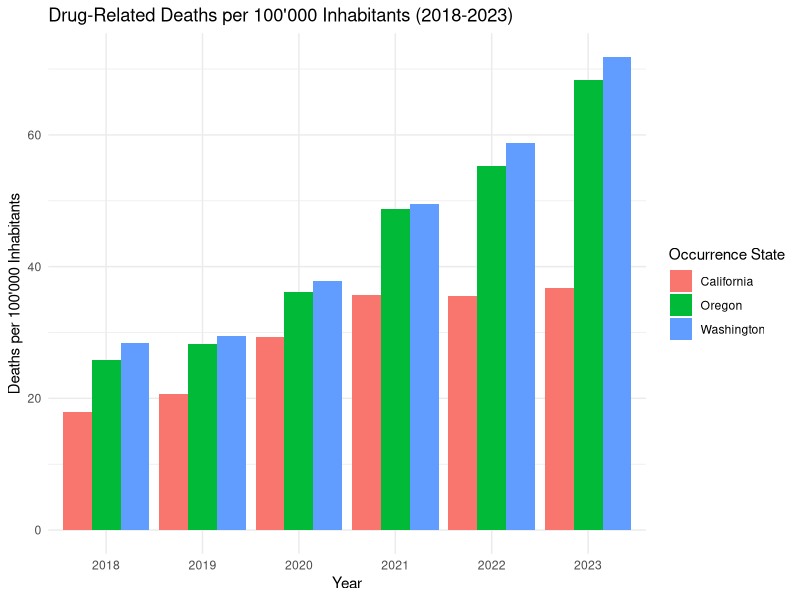
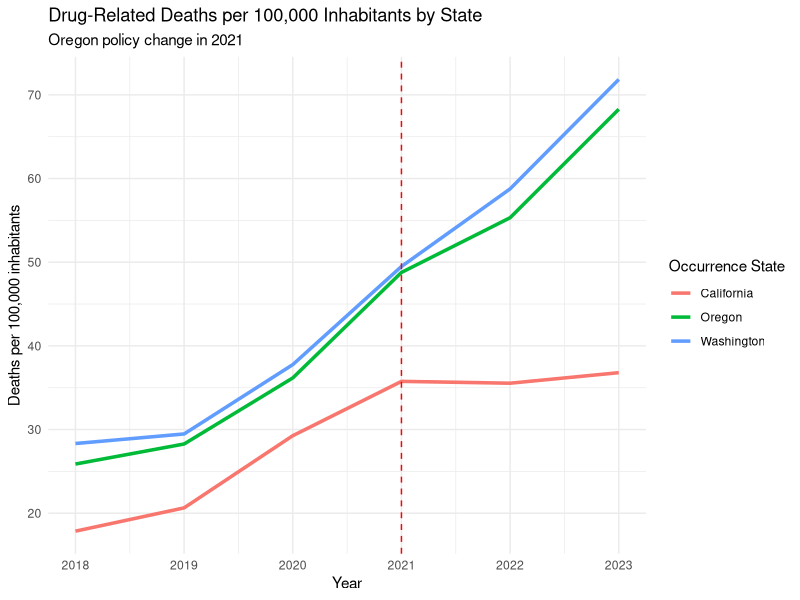
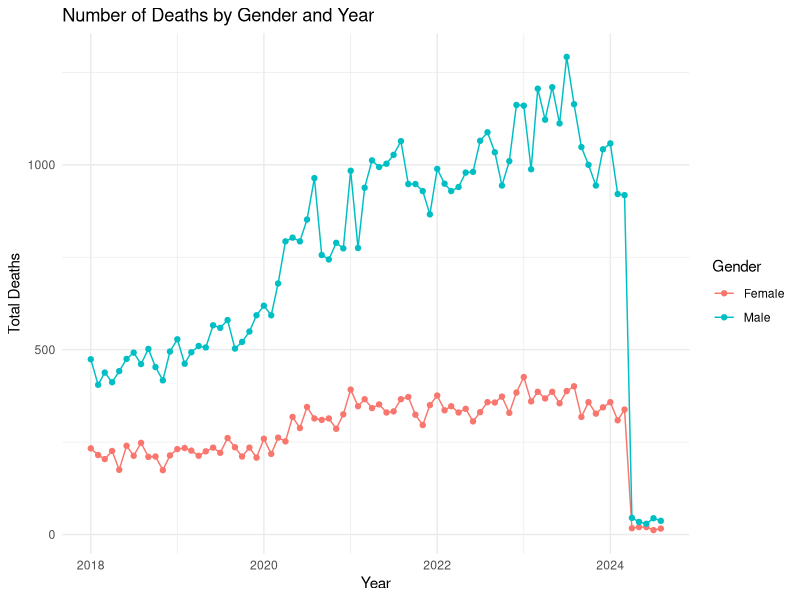
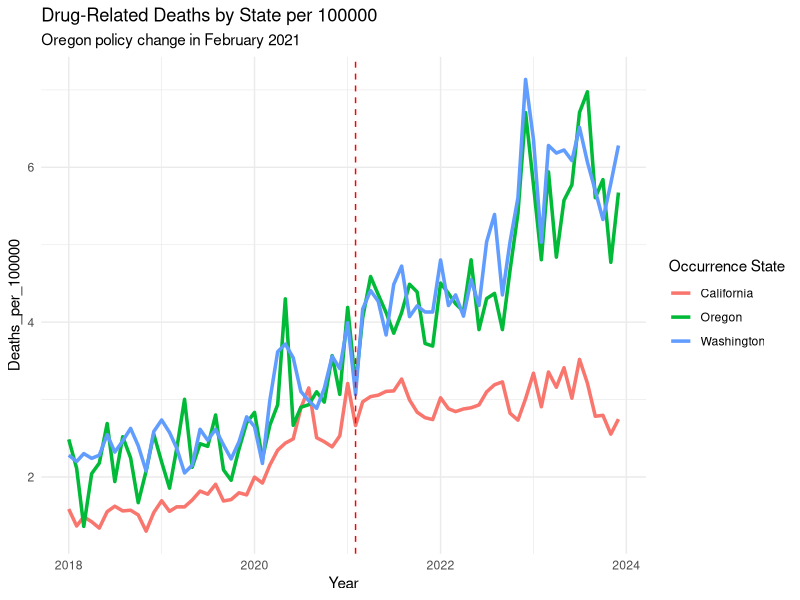
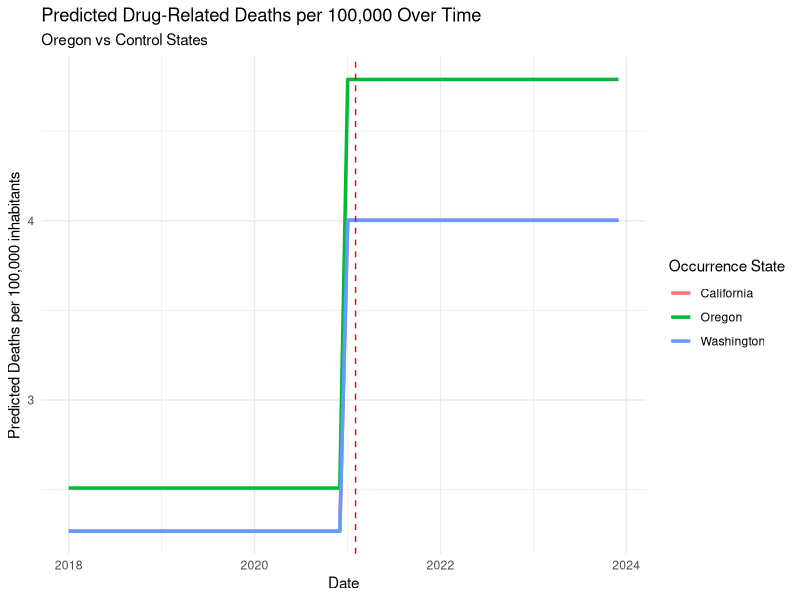
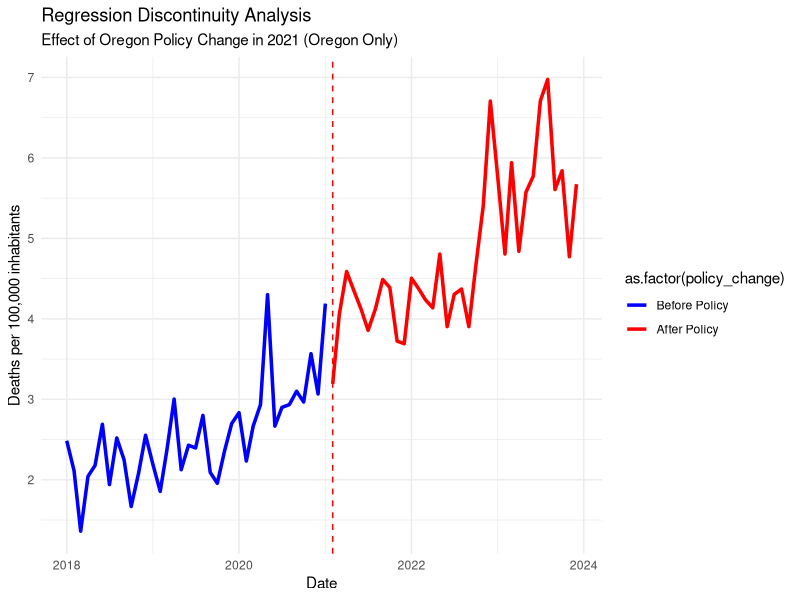
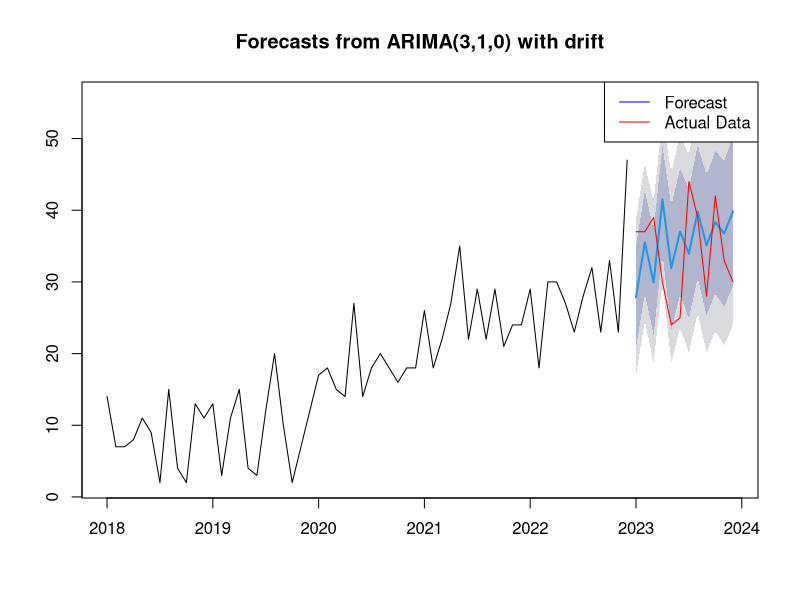
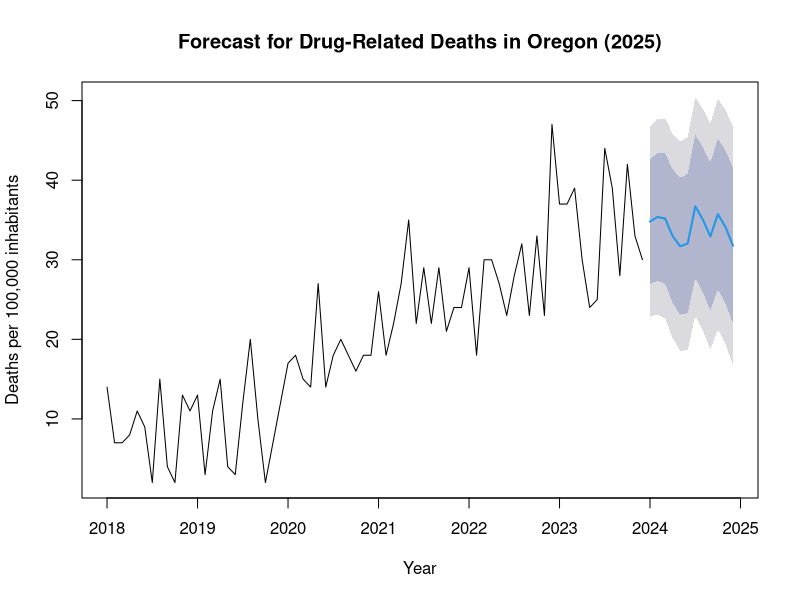

The R script that drew these images, in order:
## ---- chunk 1
knitr::opts_chunk$set(echo = TRUE)
## ---- chunk 2
library(readxl)
library(dplyr)
library(zoo)
library(lubridate)
library(ggplot2)
library(tidyr)
library(lmtest)
library(sandwich)
library(forecast)
library(plm)

#globally exclude code chunks from the output
knitr::opts_chunk$set(echo = FALSE)

#globally turn on caching
knitr::opts_chunk$set(cache = TRUE)

# globally turn off warnings and messages
knitr::opts_chunk$set(warning = FALSE)
knitr::opts_chunk$set(message = FALSE)

# globally set the theme for ggplot
theme_set(theme_minimal())

#setting directory
#setwd(dirname(rstudioapi::getSourceEditorContext()$path))
getwd()
## ---- chunk 3
# load the relevant part of the Data set, exclude notes starting from row 4374
Data <- read_excel("data/Drug_related_Deaths_2018-2024.xlsx", n_max = 4374)


# Overview for the Data
head(Data, 10)
str(Data)

## ---- chunk 4
# Read population data from Excel file for each region

# Load the population data from the first range (D244:M244)
population_oregon_1 <- read_excel("data/Ca_Or_Wa Population 2010-23.xlsx", 
                                  sheet = "Oregon", 
                                  range = "D244:M244", 
                                  col_names = FALSE)  # Disable header reading

# Load the population data from the second range (Q244:T244)
population_oregon_2 <- read_excel("data/Ca_Or_Wa Population 2010-23.xlsx", 
                                  sheet = "Oregon", 
                                  range = "Q244:T244", 
                                  col_names = FALSE)  # Disable header reading

# Combine the two data frames (horizontally) into one row
population_oregon <- cbind(population_oregon_1, population_oregon_2)

# Manually set the column names (years 2010 to 2023)
colnames(population_oregon) <- 2010:2023



# Load the population data from the first range in California
population_california_1 <- read_excel("data/Ca_Or_Wa Population 2010-23.xlsx", 
                                  sheet = "California", 
                                  range = "D487:M487", 
                                  col_names = FALSE)  # Disable header reading

# Load the population data from the second range (Q487:T487)
population_california_2 <- read_excel("data/Ca_Or_Wa Population 2010-23.xlsx", 
                                  sheet = "California", 
                                  range = "Q487:T487", 
                                  col_names = FALSE)  # Disable header reading

# Combine the two data frames (horizontally) into one row
population_california <- cbind(population_california_1, population_california_2)

# Manually set the column names (years 2010 to 2023)
colnames(population_california) <- 2010:2023



# Load the population data from the first range in Washington
population_washington_1 <- read_excel("data/Ca_Or_Wa Population 2010-23.xlsx", 
                                  sheet = "Washington", 
                                  range = "D286:M286", 
                                  col_names = FALSE)  # Disable header reading

# Load the population data from the second range 
population_washington_2 <- read_excel("data/Ca_Or_Wa Population 2010-23.xlsx", 
                                  sheet = "Washington", 
                                  range = "Q286:T286", 
                                  col_names = FALSE)  # Disable header reading

# Combine the two data frames (horizontally) into one row
population_washington <- cbind(population_washington_1, population_washington_2)

# Manually set the column names (years 2010 to 2023)
colnames(population_washington) <- 2010:2023


# Combine population data into a single data frame with an added column for state
population_data <- bind_rows(
  population_oregon %>% mutate(State = "Oregon"),
  population_washington %>% mutate(State = "Washington"),
  population_california %>% mutate(State = "California")
)


# Remove the temporary variables from the environment
rm(population_oregon_1, population_oregon_2, population_washington_1, 
   population_washington_2, population_california_1, population_california_2,
   population_oregon, population_washington, population_california)

# Convert wide format to long format
population_data <- population_data %>%
  pivot_longer(cols = -State,    # All columns except 'State'
               names_to = "year",   # The new column for years
               values_to = "population_count")  # The new column for population counts

#Convert year column to numeric
population_data$year <- as.numeric(population_data$year)  

## ---- chunk 5

# look into Dates 
unique(Data$Month)

# Delete Notes column without grepl 
Data <- Data[, !grepl("Notes", names(Data))]

# Delete Row Sep., 2024 since the data is not complete
Data <- Data[Data$Month != "Sep., 2024 (provisional and partial)", ]

# Create column Provisional (TRUE/FALSE) based on the col Month '(provisional)'
Data$Provisional <- grepl("\\(provisional\\)", Data$Month)

# Delete " (provisional)" from the Date
####Data$Month <- gsub(" \\(provisional\\)", "", Data$Month)

# Convert into Date Variable
####Data$Month <- as.yearmon(Data$Month, format = "%b., %Y")
Data <- Data %>%
  #mutate(`Month` = as.yearmon(`Month Code`, format = "%Y/%m"))
    mutate(`Month` = ym(`Month Code`))


#### look into Deaths
#### Data$Deaths

# count of "Suppressed"
sum(Data$Deaths == "Suppressed")

# Some of the numbers are "Suppressed" this means that there are between 1 and 9 cases
# To use Deaths as a number we can leave them as NA's or substitute by a random number between 1 and 9

# Set seed for reproducibility if needed
set.seed(23)  

# Replace "Suppressed" in the Death column with a random number between 1 and 9
Data$Deaths <- ifelse(Data$Deaths == "Suppressed", sample(1:9, sum(Data$Deaths == "Suppressed"), replace = TRUE), Data$Deaths)
Data$Deaths <- as.numeric(Data$Deaths)

summary(Data)
sum(Data$Deaths == "Suppressed")
# Delete all columns that end on Code, they are duplicates of the other columns
Data <- Data[, !grepl("Code$", names(Data))]

# keep one version of the Dataset with all Deaths
Data_complete <- Data

# Filters the data to only include drug-induced deaths (removes alcohol-induced and non-drug related deaths)
Data <- Data %>% filter(`UCD - Drug/Alcohol Induced` == "Drug-induced causes")

glimpse(Data)
## ---- chunk 6

# Filter the data for each complete years 2018 to 2023
Data_18_23 <- Data %>%
  filter(`Month` >= ym("2018-01") & `Month` <= ym("2023-12"))

# Group the data by occurrence state and year, then sum deaths per year
Data_18_23 <- Data_18_23 %>%
  group_by(`Occurrence State`, year = year(`Month`)) %>%
  summarise(Deaths = sum(Deaths))

# Merge the death data with population data by state and year
Data_with_population <- Data_18_23 %>%
  left_join(population_data, by = c("Occurrence State" = "State", "year" = "year"))

# Calculate deaths per 100,000 inhabitants for each year
Data_with_population <- Data_with_population %>%
  mutate(Deaths_per_100000 = (Deaths / population_count) * 100000)


# Plot the number of deaths per 10,000 inhabitants for each year and state
ggplot(Data_with_population, aes(x = factor(year), y = Deaths_per_100000, fill = `Occurrence State`)) +
  geom_bar(stat = "identity", position = "dodge") +
  labs(title = "Drug-Related Deaths per 100'000 Inhabitants (2018-2023)",
       x = "Year",
       y = "Deaths per 100'000 Inhabitants")


# Plot the trends over time for each state per year
ggplot(Data_with_population, aes(x = year, y = Deaths_per_100000, color = `Occurrence State`)) +
  geom_line(linewidth = 1.2) +
  geom_vline(xintercept = 2021, linetype = "dashed", color = "red") +  # Mark the policy change
  labs(title = "Drug-Related Deaths per 100,000 Inhabitants by State",
       subtitle = "Oregon policy change in 2021",
       x = "Year", y = "Deaths per 100,000 inhabitants")
## ---- chunk 7
# Prepare the data
data_gender_year <- Data %>%
  select(Gender, Month, Deaths) %>%
  group_by(Gender, Month) %>%
  summarise(Total_Deaths = sum(Deaths, na.rm = TRUE)) %>%
  ungroup()

# Plot the data
ggplot(data_gender_year, aes(x = Month, y = Total_Deaths, color = Gender, group = Gender)) +
  geom_line() +
  geom_point() +
  labs(title = "Number of Deaths by Gender and Year",
       x = "Year",
       y = "Total Deaths",
       color = "Gender") 

# Perform t-test for significant differences by gender 
t.test(Total_Deaths ~ Gender, data = data_gender_year)

## ---- chunk 8

# Filter the data for each complete month in 2018 to 2023 
Data_monthly <- Data %>%
  filter(`Month` >= ym("2018-01") & `Month` <= ym("2023-12"))

# Group the data by occurrence state and month, then sum deaths per month
Data_monthly <- Data_monthly %>%
  group_by(`Occurrence State`, year = year(`Month`), month = month(`Month`)) %>%
  summarise(Deaths = sum(Deaths))


# Merge the death data with population data by state and year
Data_monthly <- Data_monthly %>%
  left_join(population_data, by = c("Occurrence State" = "State", "year" = "year"))

# Calculate deaths per 100,000 inhabitants for each year
Data_monthly <- Data_monthly  %>%
  mutate(Deaths_per_100000 = (Deaths / population_count) * 100000)


# Create 'treatment' and 'post_policy' variables
Data_monthly <- Data_monthly %>%
  mutate(
    treatment = ifelse(`Occurrence State` == "Oregon", 1, 0),  # 1 for Oregon, 0 for California/Washington
    post_policy = ifelse(year >= 2021, 1, 0),  # 1 for years 2021 and later
    interaction = treatment * post_policy  # Interaction term for DiD
  )

# Create a new date column by combining year and month
Data_monthly <- Data_monthly %>%
  mutate(date = ym(paste(year, month, sep = "-")))  # Combine year and month into a date


# Difference-in-Differences (DiD) regression model with Deaths_per_100000

did_model <- lm(Deaths_per_100000 ~ treatment + post_policy + interaction, data = Data_monthly)
summary(did_model)

# Robust standard errors to handle heteroscedasticity
coeftest(did_model, vcov = vcovHC(did_model, type = "HC1"))

## ---- chunk 9
# Plot DiD Results
# Plot the trends over time for each state
ggplot(Data_monthly, aes(x = date, y = Deaths_per_100000, color = `Occurrence State`)) +
  geom_line(linewidth = 1.2) +
  geom_vline(xintercept = as.Date("2021-02-01"), linetype = "dashed", color = "red") +  # Mark the policy change
  labs(title = "Drug-Related Deaths by State per 100000",
       subtitle = "Oregon policy change in February 2021",
       x = "Year", y = "Deaths_per_100000")


# Generate predicted values based on the model
Data_monthly$predicted <- predict(did_model, newdata = Data_monthly)

# Visualize the predicted trends
ggplot(Data_monthly, aes(x = date, y = predicted, color = `Occurrence State`)) +
  geom_line(linewidth = 1.2) +
  geom_vline(xintercept = as.Date("2021-02-01"), linetype = "dashed", color = "red") +  # Mark the policy change
  labs(title = "Predicted Drug-Related Deaths per 100,000 Over Time",
       subtitle = "Oregon vs Control States",
       x = "Date", y = "Predicted Deaths per 100,000 inhabitants")
## ---- chunk 10
# Make a Difference-in-Differences model for the years 2018-2020 as a placebo test
Data_placebo <- Data_monthly %>%
  filter(date >= as.Date("2018-01-01") & date <= as.Date("2020-12-01"))

# Create 'treatment' and 'post_policy' variables for the placebo test
Data_placebo <- Data_placebo %>%
  mutate(
    treatment = ifelse(`Occurrence State` == "Oregon", 1, 0),  # 1 for Oregon, 0 for California/Washington
    post_policy = ifelse(year >= 2019, 1, 0),  # 1 for years 2019 and later
    interaction = treatment * post_policy  # Interaction term for DiD
  )

# Difference-in-Differences (DiD) model for the placebo test
did_model_placebo <- lm(Deaths_per_100000 ~ treatment + post_policy + interaction, data = Data_placebo)
summary(did_model_placebo)

# Robust standard errors for the placebo test
coeftest(did_model_placebo, vcov = vcovHC(did_model_placebo, type = "HC1"))
## ---- chunk 11
# Regression Discontinuity Analysis: To further validate the DiD results

# Filter the data for the entire period from 2018 to 2023
Data_RD <- Data_monthly %>%
  filter(date >= as.Date("2018-01-01") & date <= as.Date("2023-12-01") & `Occurrence State` == "Oregon")

# Create a binary variable for the policy change
Data_RD <- Data_RD %>%
  mutate(policy_change = ifelse(date >= as.Date("2021-02-01"), 1, 0))

# Fit a regression model to estimate the effect of the policy change
rd_model <- lm(Deaths_per_100000 ~ policy_change, data = Data_RD)
summary(rd_model)

# Robust standard errors to handle heteroscedasticity
coeftest(rd_model, vcov = vcovHC(rd_model, type = "HC1"))

# Plot the regression discontinuity analysis
ggplot(Data_RD, aes(x = date, y = Deaths_per_100000, color = as.factor(policy_change))) +
  geom_line(linewidth = 1.2) +
  geom_vline(xintercept = as.Date("2021-02-01"), linetype = "dashed", color = "red") +  # Mark the policy change
  # Legend
  scale_color_manual(values = c("0" = "blue", "1" = "red"), labels = c("Before Policy", "After Policy")) +
  labs(title = "Regression Discontinuity Analysis",
       subtitle = "Effect of Oregon Policy Change in 2021 (Oregon Only)",
       x = "Date", y = "Deaths per 100,000 inhabitants")

## ---- chunk 12
# Filter the data for Oregon and clean it
data_oregon <- Data %>%
  filter(`Occurrence State` == "Oregon") %>%
  filter(!Deaths == "Suppressed") %>%   # Handle suppressed values (remove them for now) 
  mutate(Deaths = as.numeric(Deaths),    # Convert Deaths to numeric
         date = as.Date(paste0(Month, "-01")))  # Create a proper date column

# Create a time series object for Oregon deaths
ts_oregon <- ts(data_oregon$Deaths, start = c(2018, 1), frequency = 12)

# Split the data for training (2018-2022) and validation (2023)
train_ts <- window(ts_oregon, end = c(2022, 12))
valid_ts <- window(ts_oregon, start = c(2023, 1), end = c(2023, 12))
full_train_ts <- window(ts_oregon, end = c(2023, 12))

# Fit an ARIMA model (or other model)
arima_model <- auto.arima(train_ts)
full_arima_model <- auto.arima(full_train_ts)

# Forecast for the validation period (2023-2024)
forecast_2023_2024 <- forecast(arima_model, h = 12)

# Plot the forecast against the actual validation data
plot(forecast_2023_2024)
lines(valid_ts, col = "red")  # Add the actual data for comparison
legend("topright", legend = c("Forecast", "Actual Data"), col = c("blue", "red"), lty = 1)

# compute the accuracy of the model
accuracy(forecast_2023_2024, valid_ts)

# After validating the model, forecast for 2025
forecast_2025 <- forecast(full_arima_model, h = 12)

# Plot the forecast for 2025
plot(forecast_2025, main = "Forecast for Drug-Related Deaths in Oregon (2025)",
     xlab = "Year", ylab = "Deaths per 100,000 inhabitants")

## ---- chunk 13
# Panel Data Analysis
# Create a panel data set for the analysis
panel_data <- Data %>%
  select(`Occurrence State`, Month, Deaths) %>%
  mutate(State = factor(`Occurrence State`)) %>%
  select(-`Occurrence State`) %>%
  rename(Date = Month)

# Convert the Date column to a proper date format
panel_data$Date <- as.Date(paste0(panel_data$Date, "-01"))

# Aggregate the data to ensure unique state and date combinations
panel_data <- panel_data %>%
  group_by(State, Date) %>%
  summarise(Deaths = sum(Deaths, na.rm = TRUE)) %>%
  ungroup()

# Convert the data to a pdata.frame
pdata <- pdata.frame(panel_data, index = c("State", "Date"))

# Fit a panel data model to assess the impact of the policy change
panel_model <- plm(Deaths ~ lag(Deaths, 1), data = pdata, model = "within")

# Summarize the model
summary(panel_model)

# Robust standard errors for the panel data model
coeftest(panel_model, vcov = vcovHC(panel_model, type = "HC1"))

# Extract the index (State, Date) for the fitted model to align with fitted values
model_index <- index(panel_model)

# Create a dataframe with fitted values and corresponding index (State, Date)
fitted_data <- data.frame(State = model_index$State,
                          Date = model_index$Date,
                          Fitted = fitted(panel_model))

# Merge the fitted data with the original panel_data based on State and Date
panel_data_with_fitted <- merge(panel_data, fitted_data, by = c("State", "Date"))

# Plot the panel data model results using ggplot2
ggplot(panel_data_with_fitted, aes(x = Date, y = Deaths, color = State)) +
  geom_point() +
  geom_line(aes(y = Deaths), linetype = "solid") +  # Plot actual Deaths as solid line
  labs(title = "Panel Data Model Results",
       x = "Date",
       y = "Deaths",
       color = "State") +
  theme_minimal()

        ggplot(panel_data_with_fitted, aes(x = Date, y = Deaths, color = State)) +
      geom_point() +
      geom_line(aes(y = Deaths), linetype = "solid") +  # Plot actual Deaths as solid line
      geom_line(aes(y = Fitted), linetype = "dashed") +  # Plot fitted values as dashed line
      labs(title = "Panel Data Model Results",
           x = "Date",
           y = "Deaths",
           color = "State") +
      theme_minimal()
